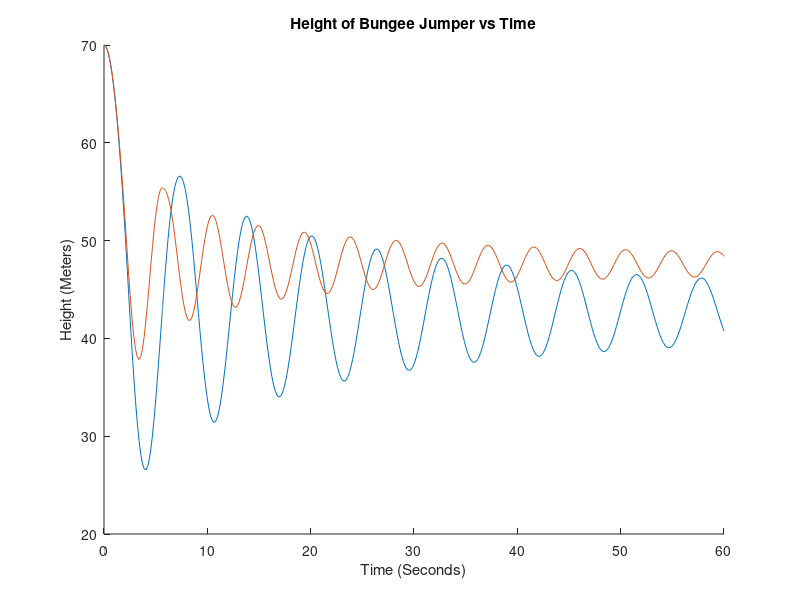
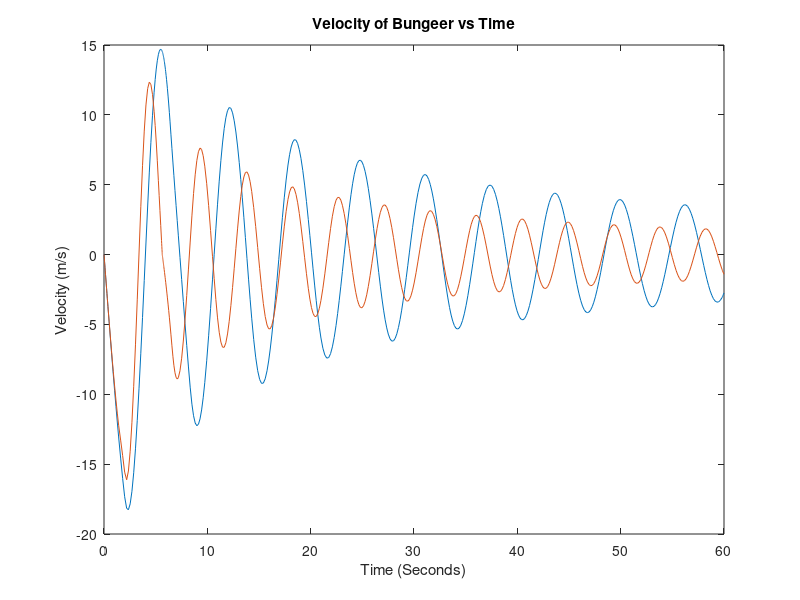

These charts were generated, in order, by the following MATLAB code:
function [ T, R ] = fourthpass()
%Spring with air resistance, tension in one direction

%universal variables
A = .5; %Cross-sectional area of human lying down (m^2)
rho = 1.2; %Density of air (kg/m^3)
y = 70; %Current height of the jumper m
Cd = 3.3; %Drag coeffiecent of human lying down (unitless)(data from Google Drive)
g = 9.81; %Acceleration due to gravity m/s^2
startH = y; %Starting height of the jumper m
%%%%%%%%%%%%%%%

% Jumper 1
k1 = 100; %Spring constant of the bungee cord N/m
lo1 =17.5;%Resting length of the cord with no mass on it m
vy1 = 0; %Current velocity of the jumper m/s
mass1 = 100; %Mass of jumper kg
restingL1 = lo1 +((mass1*g)/k1); %Resting length of cord with mass on it m
%%%%%%%%%%%%%%%
%jumper 2

k2 = 100; %Spring constant of the bungee cord N/m
lo2 =17.5;%Resting length of the cord with no mass on it m
vy2 = 0; %Current velocity of the jumper m/s
mass2 = 50; %Mass of jumper kg
restingL2 = lo2 +((mass2*g)/k2); %Resting length of cord with mass on it m

Data1 = [y, vy1 ,y, vy2];

% function kopt= jumperOptimization(dataNum)
%   changingValues(~,dataNum);
% end

    function res = changingValues1(~, Data)
        y = Data(1);
        vy = Data(2);
        dydt = vy;
        y2 = Data(3);
        vy2 = Data(4);
        dydt2 = vy2;
        %Acceleration
        if(y <= (startH - lo1)) %Below tension point
            if(vy >= 0) %Going up STEP 3
                dvydt = (-(mass1*g) + (k1 *(startH-y-lo1)) - (.5 *rho* Cd* A *vy^2 ))/mass1;
            else %Going down STEP 2
                dvydt = (-(mass1*g) + (k1 *(startH-y-lo1)) + (.5 *rho* Cd* A *vy^2 ))/mass1;
            end
            
        else %Above tension point
            if(vy >= 0) %Going up STEP 4
                dvydt = (-(mass1*g) -(.5 *rho* Cd* A *vy^2 ))/mass1;
            else %Going down STEP 1
                dvydt = (-(mass1*g) + (.5 *rho* Cd* A *vy^2 ))/mass1;
            end
        end
        if(dvydt >(3.5*9.8) || dvydt <-(3.5*9.8))
            disp(dvydt);
        end
        %Acceleration
        if(y2 <= (startH - lo2)) %Below tension point
            if(vy2 >= 0) %Going up STEP 3
                dvydt2 = (-(mass2*g) + (k2 *(startH-y2-lo2)) - (.5 *rho* Cd* A *vy2^2 ))/mass2;
            else %Going down STEP 2
                dvydt2 = (-(mass2*g) + (k2 *(startH-y2-lo2)) + (.5 *rho* Cd* A *vy2^2 ))/mass2;
            end
            
        else %Above tension point
            if(vy2 >= 0) %Going up STEP 4
                dvydt2 = (-(mass2*g) -(.5 *rho* Cd* A *vy^2 ))/mass2;
            else %Going down STEP 1
                dvydt2 = (-(mass2*g) + (.5 *rho* Cd* A *vy^2 ))/mass2;
            end
        end
        
        if(dvydt2 >(3.5*9.8) || dvydt2 <-(3.5*9.8))
            disp(dvydt2);
        end
        res = [dydt; dvydt; dydt2; dvydt2];
        
    end

[T1, R1] = ode45(@changingValues1, [0 60], Data1);
hold on
figure(1);
Y1 = R1(:,1);
plot(T1,Y1);
Y2 = R1(:,3);
hold on
plot(T1,Y2);
title('Height of Bungee Jumper vs Time');
xlabel('Time (Seconds)');
ylabel('Height (Meters)');
hold on;
figure(2);
V1 = R1(:,2);
plot(T1,V1);
V2 = R1(:,4);
hold on
plot(T1,V2);
title('Velocity of Bungeer vs Time');
xlabel('Time (Seconds)');
ylabel('Velocity (m/s)');

Diff= Y1- Y2;
intersect(1) = 0;
indexOfInterest(1) = 1;
j = 1;
    function inte = findIntersect()
        for i = 2: length(T1)
            if(sign(Diff(i))~= sign(Diff(i-1)))
                intersect(i) = T1(i);
                indexOfInterest(j) = i;
                j = j+1;
            end
        end
        inte = intersect;
    end


ValuesOfIntersection = findIntersect();
Velocity1(1)=0;
Velocity2(1) = 0;
for i = 1: length(indexOfInterest)
    Velocity1(i)= Y1(i);
    Velocity2(i)= Y2(i);
end

velocityAtIntersections = [Velocity1;Velocity2]
results = length(indexOfInterest);
end